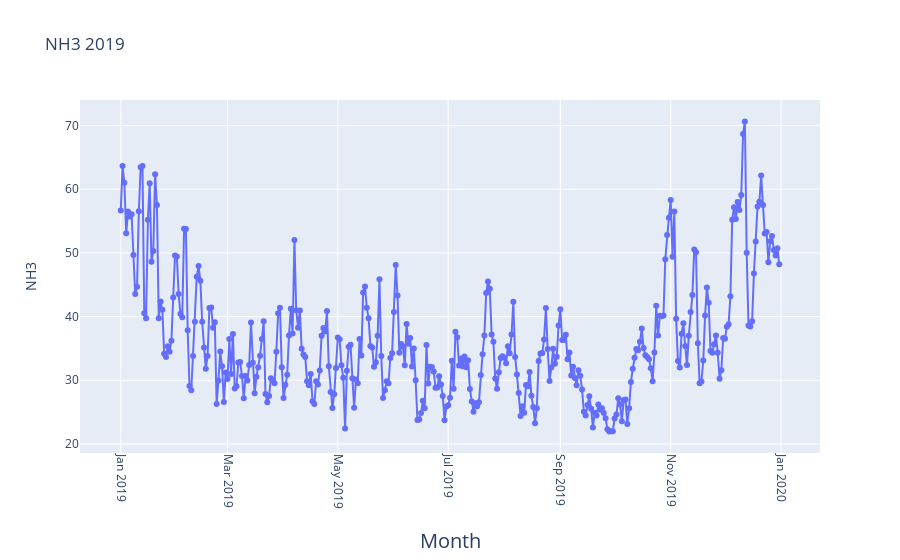

Write notebook code for a chart like this one.
### Code cell
#2019
fig = go.Figure(go.Scatter(
    mode = "lines+markers",
    y = aqi_level_19.iloc[:,2],
    x = aqi_level_19.iloc[:,1]))
fig.update_xaxes(
        tickangle = 90,
        title_text = "Month",
        title_font = {"size": 20},
        title_standoff = 25)

fig.update_yaxes(
        title_text = "NH3",
        title_standoff = 25)
fig.update_layout(title_text="NH3 2019")

fig.show()

### Figure 1 — Plotly figure (JSON) as saved in the notebook; plotly's stock layout.template omitted (floating-point values rounded to 4 significant figures; data arrays with more than 128 entries replaced by an {"elided": "..."} marker saying what was removed)
{"data": [{"mode": "lines+markers", "type": "scatter", "x": {"elided": "365 str values"}, "y": {"elided": "365 float values"}}], "layout": {"title": {"text": "NH3 2019"}, "xaxis": {"tickangle": 90, "title": {"font": {"size": 20}, "standoff": 25, "text": "Month"}}, "yaxis": {"title": {"standoff": 25, "text": "NH3"}}}}
